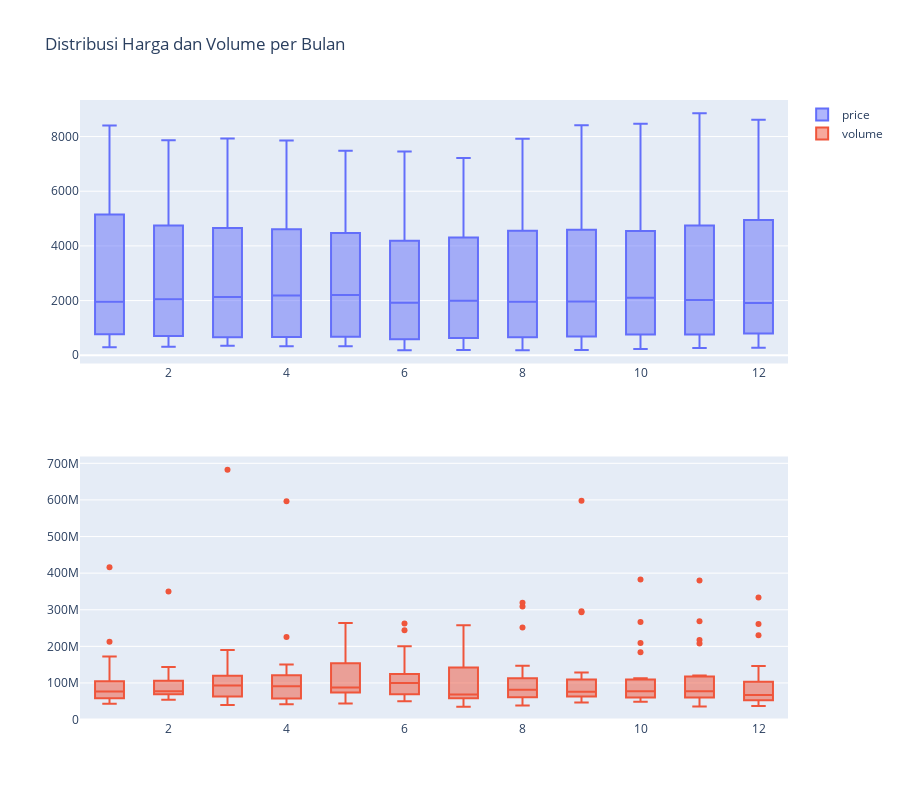

Notebook cell for this chart:
### Code cell
bbca_resample = df.resample('M', on='Date').mean()
fig = make_subplots(rows=2, cols=1)

fig.add_trace(go.Box(x=bbca_resample.index.month, y=bbca_resample.Close, name='price'), row=1, col=1)
fig.add_trace(go.Box(x=bbca_resample.index.month, y=bbca_resample.Volume, name='volume'), row=2, col=1)
fig.update_layout(height=800, title="Distribusi Harga dan Volume per Bulan")
fig.show()

### Figure 1 — Plotly figure (JSON) as saved in the notebook; plotly's stock layout.template omitted (floating-point values rounded to 4 significant figures; data arrays with more than 128 entries replaced by an {"elided": "..."} marker saying what was removed)
{"data": [{"name": "price", "type": "box", "x": {"elided": "224 int values"}, "xaxis": "x", "y": {"elided": "224 float values"}, "yaxis": "y"}, {"name": "volume", "type": "box", "x": {"elided": "224 int values"}, "xaxis": "x2", "y": {"elided": "224 float values"}, "yaxis": "y2"}], "layout": {"height": 800, "title": {"text": "Distribusi Harga dan Volume per Bulan"}, "xaxis": {"anchor": "y", "domain": [0, 1]}, "xaxis2": {"anchor": "y2", "domain": [0, 1]}, "yaxis": {"anchor": "x", "domain": [0.575, 1]}, "yaxis2": {"anchor": "x2", "domain": [0, 0.425]}}}
